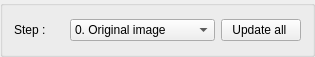
         <widget class="QGroupBox" name="groupBox_4">
          <property name="enabled">
           <bool>true</bool>
          </property>
          <property name="sizePolicy">
           <sizepolicy hsizetype="Preferred" vsizetype="Fixed">
            <horstretch>0</horstretch>
            <verstretch>0</verstretch>
           </sizepolicy>
          </property>
          <property name="minimumSize">
           <size>
            <width>0</width>
            <height>57</height>
           </size>
          </property>
          <property name="maximumSize">
           <size>
            <width>16777215</width>
            <height>50</height>
           </size>
          </property>
          <property name="title">
           <string/>
          </property>
          <layout class="QGridLayout" name="gridLayout_26">
           <item row="1" column="0">
            <layout class="QHBoxLayout" name="horizontalLayout_3">
             <item>
              <widget class="QLabel" name="label_step_3">
               <property name="sizePolicy">
                <sizepolicy hsizetype="Preferred" vsizetype="Preferred">
                 <horstretch>1</horstretch>
                 <verstretch>0</verstretch>
                </sizepolicy>
               </property>
               <property name="minimumSize">
                <size>
                 <width>50</width>
                 <height>0</height>
                </size>
               </property>
               <property name="text">
                <string>Step :</string>
               </property>
              </widget>
             </item>
             <item>
              <widget class="QComboBox" name="comboBox_step_img_proc">
               <property name="sizePolicy">
                <sizepolicy hsizetype="Preferred" vsizetype="Preferred">
                 <horstretch>3</horstretch>
                 <verstretch>0</verstretch>
                </sizepolicy>
               </property>
               <property name="minimumSize">
                <size>
                 <width>0</width>
                 <height>18</height>
                </size>
               </property>
               <property name="maximumSize">
                <size>
                 <width>16777205</width>
                 <height>16777215</height>
                </size>
               </property>
               <item>
                <property name="text">
                 <string>0. Original image</string>
                </property>
               </item>
               <item>
                <property name="text">
                 <string>1. Threshold </string>
                </property>
               </item>
               <item>
                <property name="text">
                 <string>2. Reduce to centroid</string>
                </property>
               </item>
               <item>
                <property name="text">
                 <string>3. Nucleus edges</string>
                </property>
               </item>
              </widget>
             </item>
            </layout>
           </item>
           <item row="1" column="1">
            <widget class="QPushButton" name="pushButton_update">
             <property name="minimumSize">
              <size>
               <width>0</width>
               <height>0</height>
              </size>
             </property>
             <property name="maximumSize">
              <size>
               <width>329</width>
               <height>16777215</height>
              </size>
             </property>
             <property name="palette">
              <palette>
               <active>
                <colorrole role="AlternateBase">
                 <brush brushstyle="SolidPattern">
                  <color alpha="255">
                   <red>255</red>
                   <green>0</green>
                   <blue>0</blue>
                  </color>
                 </brush>
                </colorrole>
               </active>
               <inactive>
                <colorrole role="AlternateBase">
                 <brush brushstyle="SolidPattern">
                  <color alpha="255">
                   <red>255</red>
                   <green>0</green>
                   <blue>0</blue>
                  </color>
                 </brush>
                </colorrole>
               </inactive>
               <disabled>
                <colorrole role="AlternateBase">
                 <brush brushstyle="SolidPattern">
                  <color alpha="255">
                   <red>255</red>
                   <green>0</green>
                   <blue>0</blue>
                  </color>
                 </brush>
                </colorrole>
               </disabled>
              </palette>
             </property>
             <property name="text">
              <string>Update all </string>
             </property>
            </widget>
           </item>
          </layout>
         </widget>
